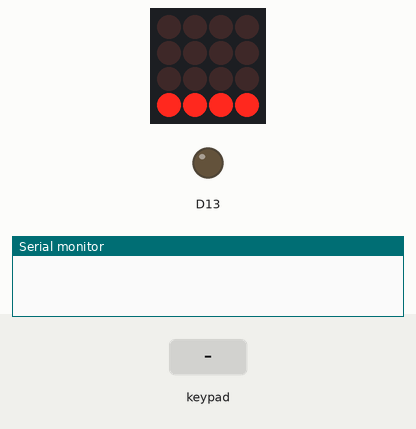
The sketch below on a simulated Arduino Nano 33 IoT. Parts: 4×4 LED matrix, output pins drawn as LEDs (lit = HIGH), the last lines printed to the serial monitor. The inputs (shaded band) are chosen by the test bench. Nothing arrives over Bluetooth unless stated; a phone connects over Bluetooth LE 3 s after start.

Above: at 1.4 s.
2.9 s: keypad keys 1 2 A pressed 0.4 s apart
At 4.8 s:
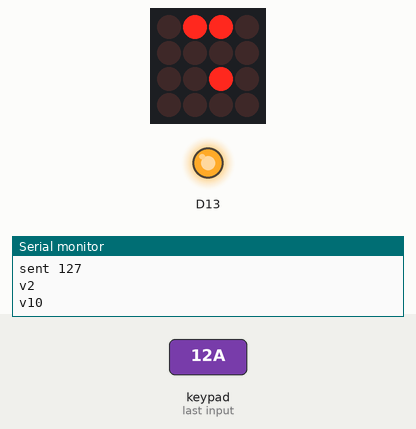
5.6 s: key '0' pressed
At 6.6 s:
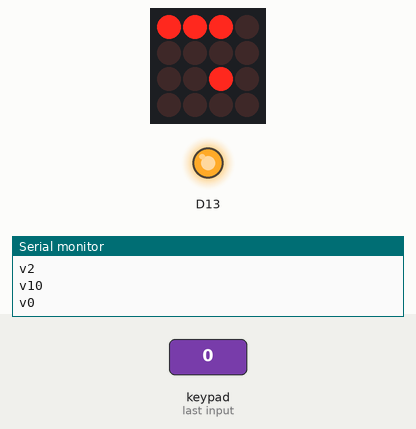
7.1 s: keypad keys 1 2 D pressed 0.4 s apart
At 8.7 s:
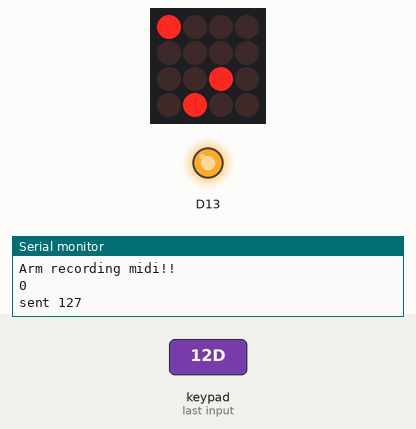
9.8 s: key '3' pressed
At 10.5 s:
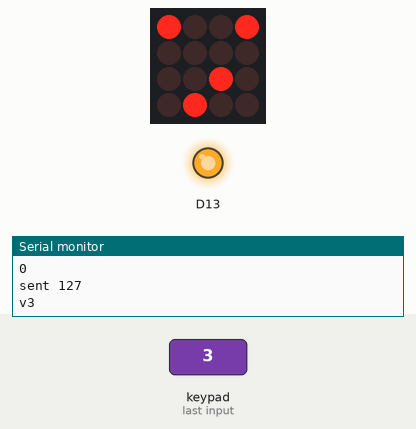
11.3 s: keypad keys 2 5 A pressed 0.4 s apart
At 12.7 s:
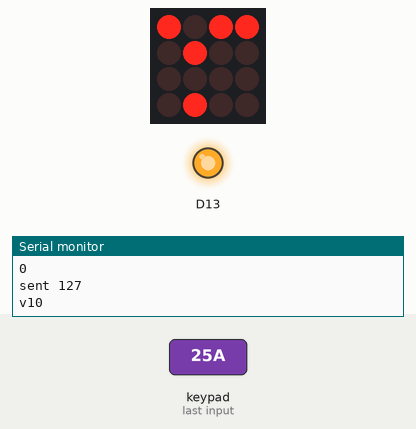
14.0 s: key '4' pressed
At 14.4 s:
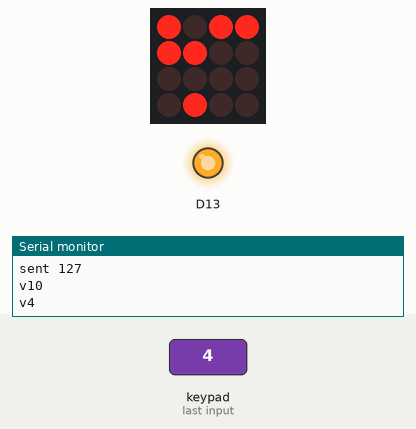
Timing chart, 0 to 16.5 s (numbered marks = the images above; inputs shaded):
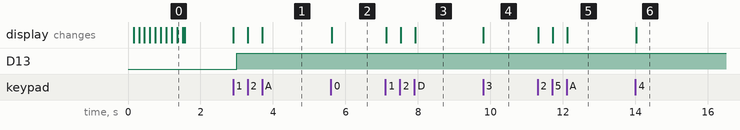

Measured:
- after the input at 2.9 s, the display: first changes at once (image 1 shows a later state)
- after the input at 5.6 s, the display: changes at once (image 2)
- after the input at 7.1 s, the display: first changes at once (image 3 shows a later state)
- after the input at 9.8 s, the display: changes at once (image 4)
- after the input at 11.3 s, the display: first changes at once (image 5 shows a later state)
- after the input at 14.0 s, the display: changes at once (image 6)

The sketch:

arduino.ino
```cpp
#include <ArduinoBLE.h>

byte midiData[] = {0x80, 0x80, 0x00, 0x00, 0x00};
BLEService midiService("03B80E5A-EDE8-4B33-A751-6CE34EC4C700");
BLECharacteristic midiCharacteristic("7772E5DB-3868-4112-A1A9-F2669D106BF3",
                                     BLEWrite | BLEWriteWithoutResponse |
                                     BLENotify | BLERead, sizeof(midiData));

#include <Wire.h>
#include "Adafruit_Trellis.h"

#define MOMENTARY 0
#define LATCHING 1
// set the mode here
#define MODE LATCHING


Adafruit_Trellis matrix0 = Adafruit_Trellis();
Adafruit_TrellisSet trellis =  Adafruit_TrellisSet(&matrix0);
#define NUMTRELLIS 1
#define numKeys (NUMTRELLIS * 16)

#define INTPIN A2

byte midiChannel = 0x90;
bool pRecordState1 = false;
bool pRecordState5 = false;
bool pRecordState9 = false;
bool pRecordState13 = false;

void setup() {
  Serial.begin(9600);
  pinMode(13, OUTPUT);

    // Initialize BLE:
  if (!BLE.begin()) {
    Serial.println("starting BLE failed!");
    while (true);
  }
  BLE.setLocalName("waaaaa");
  BLE.setAdvertisedService(midiService);
  midiService.addCharacteristic(midiCharacteristic);
  BLE.addService(midiService);
  BLE.advertise();

  // INT pin requires a pullup
  pinMode(INTPIN, INPUT);
  digitalWrite(INTPIN, HIGH);

  // begin() with the addresses of each panel in order
  // I find it easiest if the addresses are in order
  trellis.begin(0x70);  // only one

  // light up all the LEDs in order
  for (uint8_t i=0; i<numKeys; i++) {
    trellis.setLED(i);
    trellis.writeDisplay();
    delay(50);
  }
  // then turn them off
  for (uint8_t i=0; i<numKeys; i++) {
    trellis.clrLED(i);
    trellis.writeDisplay();
    delay(50);
  }


}


void loop() {
  // wait for a BLE central
  BLEDevice central = BLE.central();
  if (central) {
    digitalWrite(13, HIGH);
  }

  delay(30); // 30ms delay is required, dont remove me!


  if (MODE == LATCHING) {
    // If a button was just pressed or released...
    if (trellis.readSwitches()) {
      // go through every button
      for (uint8_t i=0; i<numKeys; i++) {
        // if it was pressed...

        if (trellis.justPressed(i)) {
          Serial.print("v"); Serial.println(i);

          //button 1，5，9，13 controlls Arm Recording for dif tracks
          if (i == 1 ){

           sendMidiToArm(i,pRecordState1);
           pRecordState1 = !pRecordState1;

          } else if (  i == 5 ) {

            sendMidiToArm(i,pRecordState5);
            pRecordState5 = !pRecordState5;

          } else if ( i == 9 ) {

            sendMidiToArm(i,pRecordState9);
            pRecordState9 = !pRecordState9;
          } else if ( i == 13 ){

            sendMidiToArm(i,pRecordState13);
            pRecordState13 = !pRecordState13;

          } else {

            midiCommand(midiChannel, i+60, 99);

          }

          // Alternate the LED
          if (trellis.isLED(i))
            trellis.clrLED(i);
          else
            trellis.setLED(i);
              }

            }
        // tell the trellis to set the LEDs we requested
        trellis.writeDisplay();
    }
  }
}

void sendMidiToArm (int index, bool pState){
    Serial.println("Arm recording midi!!");
    Serial.println(pState);

    //when press the button
    //if recording is off now, then turn it on
    if (pState == false){

       midiCommand(midiChannel, index+60, 127);
       Serial.println("sent 127");

      //if recording is on now, then turn it off
      //this part doesn't work
      } else {

        midiCommand(midiChannel, index+60, 127);
        Serial.println("sent 127");
      }

}


// send a 3-byte midi message
void midiCommand(byte cmd, byte data1, byte  data2) {
  // MIDI data goes in the last three bytes of the midiData array:
  midiData[2] = cmd;
  midiData[3] = data1;
  midiData[4] = data2;

  midiCharacteristic.setValue(midiData, sizeof(midiData));
}
```
